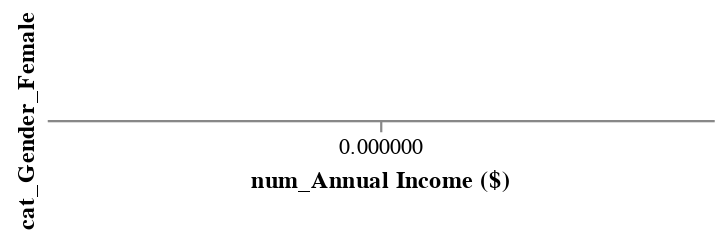

The code cell stored with this chart in its notebook:
### Code cell
alt.Chart(df_scaled).mark_boxplot().encode(
    x="num_Annual Income ($):Q",
    y="cat_Gender_Female:N"
)

### Figure 1 — Vega-Lite specification as saved in the notebook (floating-point values rounded to 4 significant figures; data arrays with more than 128 entries replaced by an {"elided": "..."} marker saying what was removed)
{"config": {"view": {"continuousWidth": 300, "continuousHeight": 300}}, "data": {"name": "data-b77e9ddc2a9c8ac92bff62ee55755294"}, "mark": {"type": "boxplot"}, "encoding": {"x": {"field": "num_Annual Income ($)", "type": "quantitative"}, "y": {"field": "cat_Gender_Female", "type": "nominal"}}, "$schema": "https://vega.github.io/schema/vega-lite/v5.20.1.json", "datasets": {"data-b77e9ddc2a9c8ac92bff62ee55755294": {"elided": "2000 records"}}}
